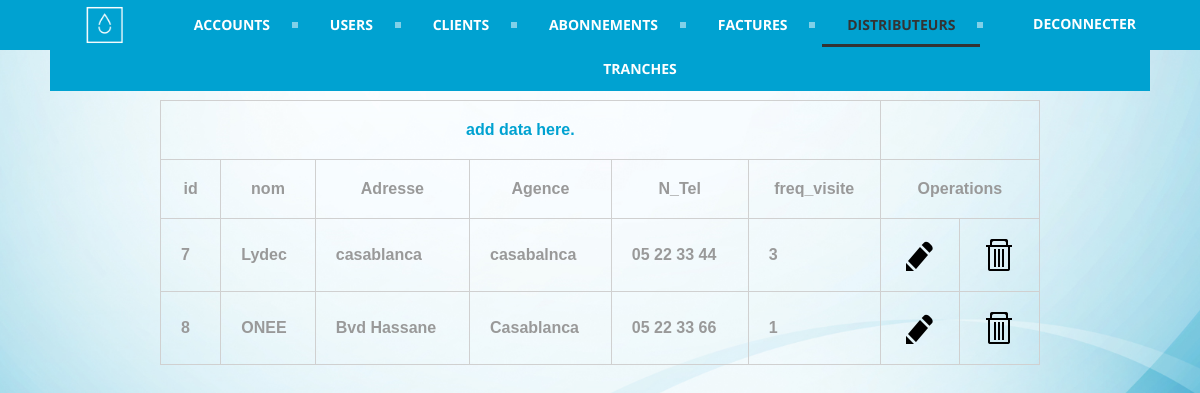
The app's page /admin/distributeur/index.php (signed in) with its own data.
### tables this page shows
CREATE TABLE `distributeur` (
  `idDistributeur` int(255) NOT NULL,
  `nom` varchar(45) NOT NULL,
  `adresse` varchar(45) DEFAULT NULL,
  `agence` varchar(45) DEFAULT NULL,
  `n_tel` varchar(45) DEFAULT NULL,
  `freq_visite` int(11) NOT NULL
);

### admin/distributeur/index.php (the view, shortened to what this page needs)
<!DOCTYPE html PUBLIC "-//W3C//DTD XHTML 1.0 Transitional//EN" "http://www.w3.org/TR/xhtml1/DTD/xhtml1-transitional.dtd">
<html xmlns="http://www.w3.org/1999/xhtml">
<head>
<link rel="stylesheet" href="../../public/css/style.css" type="text/css" />
</head>
<body>
<center>
<div id="header">
 <div id="content">
    <div id='cssmenu'>
     <a href="../../"><img src="../../public/img/logo-white.png" style="width: 50px; height: 50px; float: left; margin-left: 30px" /></a>
    <form id='logout' action='../../logout-submit.php' method='post' accept-charset='UTF-8'>
          <input type="submit" class="login-button" value="Deconnecter"></input>
        </form>
        <ul>
              <li><a href=" ../account"><span>Accounts</span></a></li>
              <li><a href="../user/"><span>Users</span></a></li>
              <li><a href=" ../client"><span>Clients</span></a></li>
              <li><a href=" ../abonnement"><span>Abonnements</span></a></li>
              <li><a href="../facture/"><span>Factures</span></a></li>
              <li class="active"><a href="#"><span>Distributeurs</span></a></li>
              <li class='last'><a href="../tranche/"><span>Tranches</span></a></li>
        </ul>
    </div>
    </div>
</div>
<div id="body">
 <div id="content">
    <table align="center">
    <tr>
    <th colspan="6"><a href="add_data.php">add data here.</a></th>
    </tr>
    <th>id</th>
    <th>nom</th>
    <th>Adresse</th>
    <th>Agence</th>
    <th>N_Tel</th>
    <th>freq_visite</th>
    <th colspan="2">Operations</th>
    <?php
 $sql_query="SELECT * FROM distributeur";
 $result_set=mysql_query($sql_query);
 while($row=mysql_fetch_row($result_set))
 {
  ?>
        <tr>
        <td><?php echo $row[0]; ?></td>
        <td><?php echo $row[1]; ?></td>
        <td><?php echo $row[2]; ?></td>
        <td><?php echo $row[3]; ?></td>
        <td><?php echo $row[4]; ?></td>
        <td><?php echo $row[5]; ?></td>
  <td align="center"><a href="javascript:edt_id('<?php echo $row[0]; ?>')"><img src="../../public/img/pen.png" align="EDIT" /></a></td>
        <td align="center"><a href="javascript:delete_id('<?php echo $row[0]; ?>')"><img src="../../public/img/trash.png" align="DELETE" /></a></td>
        </tr>
        <?php
 }
 ?>
    </table>
    </div>
</div>
</center>
</body>
</html>

### public/css/style.css (style rules this page uses)
* { margin:0; padding:0; }
html { margin:0; padding:0; background: url(../img/blue.PNG) no-repeat center fixed; -webkit-background-size: cover; background-size: cover; }
body { font-family:"Courier New", Courier, monospace; }
#header { width:100%; height:50px; background:#00a2d1; color:#f9f9f9; font-family:"Lucida Sans Unicode", "Lucida Grande", sans-serif; font-size:35px; text-align:center; }
#header a { color:#fff; text-decoration:blink; }
#body { margin-top:50px; }
#content { padding-left: 50px; padding-right: 50px; }
table { width:80%; font-family:Tahoma, Geneva, sans-serif; font-weight:bolder; color:#999; margin-bottom:80px; }
table a { text-decoration:none; color:#00a2d1; }
table,td,th { border-collapse:collapse; border:solid #d0d0d0 1px; padding:20px; }
#cssmenu { background: #00a2d1; width: auto; }
#cssmenu ul { list-style: none; margin: 0; padding: 0; line-height: 1; display: block; zoom: 1; }
#cssmenu ul:after { content: " "; display: block; font-size: 0; height: 0; clear: both; visibility: hidden; }
#cssmenu ul li { display: inline-block; padding: 0; margin: 0; }
#cssmenu ul li a { color: #ffffff; text-decoration: none; display: block; padding: 15px 25px; font-family: 'Open Sans', sans-serif; font-weight: 700; text-transform: uppercase; font-size: 14px; position: relative; -webkit-transition: color .25s; -moz-transition: color .25s; -ms-transition: color .25s; -o-transition: color .25s; transition: color .25s; }
#cssmenu ul li a:after { content: ""; display: block; position: absolute; right: -3px; top: 19px; height: 6px; width: 6px; background: #ffffff; opacity: .5; }
#cssmenu ul li a:before { content: ""; display: block; position: absolute; left: 0; bottom: 0; height: 3px; width: 0; background: #333333; -webkit-transition: width .25s; -moz-transition: width .25s; -ms-transition: width .25s; -o-transition: width .25s; transition: width .25s; }
#cssmenu ul li.last > a:after, #cssmenu ul li:last-child > a:after { display: none; }
#cssmenu ul li.active a { color: #333333; }
#cssmenu ul li.active a:before { width: 100%; }
.login-button { float: right; padding: 14px; background-color: Transparent; background-repeat: no-repeat; border: none; cursor: pointer; overflow: hidden; outline: none; font-family: 'Open Sans', sans-serif; font-weight: 700; text-transform: uppercase; font-size: 14px; color: white; }

### records on screen
distributeur: idDistributeur "7", nom "Lydec", adresse "casablanca", agence "casabalnca", n_tel "05 22 33 44", freq_visite "3"
distributeur: idDistributeur "8", nom "ONEE", adresse "Bvd Hassane", agence "Casablanca", n_tel "05 22 33 66", freq_visite "1"
